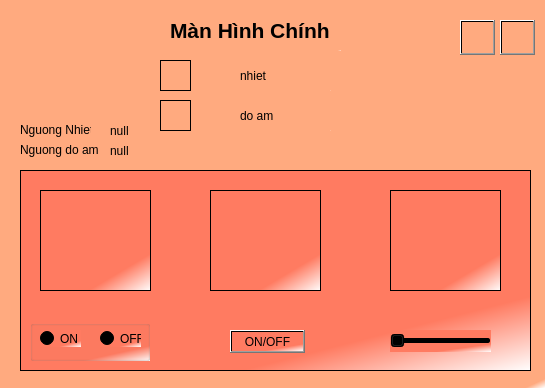
<?xml version="1.0" encoding="UTF-8"?>
<ui version="4.0">
 <class>MainWindow</class>
 <widget class="QMainWindow" name="MainWindow">
  <property name="geometry">
   <rect>
    <x>0</x>
    <y>0</y>
    <width>545</width>
    <height>388</height>
   </rect>
  </property>
  <property name="windowTitle">
   <string>MainWindow</string>
  </property>
  <property name="styleSheet">
   <string notr="true">background-color: qlineargradient(spread:pad, x1:0.989, y1:0.982955, x2:1, y2:1, stop:0 rgba(255, 170, 127, 255), stop:1 rgba(255, 255, 255, 255));</string>
  </property>
  <widget class="QWidget" name="centralwidget">
   <widget class="QFrame" name="frame">
    <property name="geometry">
     <rect>
      <x>160</x>
      <y>60</y>
      <width>31</width>
      <height>31</height>
     </rect>
    </property>
    <property name="styleSheet">
     <string notr="true">background-image: url(:/bg_image/icontemperature.png);</string>
    </property>
    <property name="frameShape">
     <enum>QFrame::StyledPanel</enum>
    </property>
    <property name="frameShadow">
     <enum>QFrame::Raised</enum>
    </property>
   </widget>
   <widget class="QFrame" name="frame_2">
    <property name="geometry">
     <rect>
      <x>160</x>
      <y>100</y>
      <width>31</width>
      <height>31</height>
     </rect>
    </property>
    <property name="styleSheet">
     <string notr="true">background-image: url(:/bg_image/iconhumidity.png);</string>
    </property>
    <property name="frameShape">
     <enum>QFrame::StyledPanel</enum>
    </property>
    <property name="frameShadow">
     <enum>QFrame::Raised</enum>
    </property>
   </widget>
   <widget class="QLabel" name="label">
    <property name="geometry">
     <rect>
      <x>170</x>
      <y>10</y>
      <width>171</width>
      <height>41</height>
     </rect>
    </property>
    <property name="font">
     <font>
      <pointsize>16</pointsize>
      <weight>75</weight>
      <bold>true</bold>
     </font>
    </property>
    <property name="text">
     <string>Màn Hình Chính</string>
    </property>
   </widget>
   <widget class="QLabel" name="tvTemp">
    <property name="geometry">
     <rect>
      <x>240</x>
      <y>60</y>
      <width>91</width>
      <height>31</height>
     </rect>
    </property>
    <property name="text">
     <string>nhiet</string>
    </property>
   </widget>
   <widget class="QLabel" name="tvHumid">
    <property name="geometry">
     <rect>
      <x>240</x>
      <y>100</y>
      <width>91</width>
      <height>31</height>
     </rect>
    </property>
    <property name="text">
     <string>do am</string>
    </property>
   </widget>
   <widget class="QPushButton" name="btnSetting">
    <property name="geometry">
     <rect>
      <x>460</x>
      <y>20</y>
      <width>35</width>
      <height>35</height>
     </rect>
    </property>
    <property name="styleSheet">
     <string notr="true">background-image:url(:/bg_image/setting30px.png)</string>
    </property>
    <property name="text">
     <string/>
    </property>
   </widget>
   <widget class="QFrame" name="frame_3">
    <property name="geometry">
     <rect>
      <x>20</x>
      <y>170</y>
      <width>511</width>
      <height>201</height>
     </rect>
    </property>
    <property name="styleSheet">
     <string notr="true">background: qlineargradient(spread:pad, x1:0.829545, y1:0.739, x2:1, y2:1, stop:0 rgba(255, 123, 97, 255), stop:1 rgba(255, 255, 255, 255));</string>
    </property>
    <property name="frameShape">
     <enum>QFrame::StyledPanel</enum>
    </property>
    <property name="frameShadow">
     <enum>QFrame::Raised</enum>
    </property>
    <widget class="QGroupBox" name="groupBox">
     <property name="geometry">
      <rect>
       <x>10</x>
       <y>150</y>
       <width>120</width>
       <height>41</height>
      </rect>
     </property>
     <property name="title">
      <string/>
     </property>
     <widget class="QRadioButton" name="radioOn">
      <property name="geometry">
       <rect>
        <x>10</x>
        <y>10</y>
        <width>41</width>
        <height>17</height>
       </rect>
      </property>
      <property name="text">
       <string>ON</string>
      </property>
     </widget>
     <widget class="QRadioButton" name="radioOff">
      <property name="geometry">
       <rect>
        <x>70</x>
        <y>10</y>
        <width>41</width>
        <height>17</height>
       </rect>
      </property>
      <property name="text">
       <string>OFF</string>
      </property>
     </widget>
    </widget>
    <widget class="QPushButton" name="btnFan">
     <property name="geometry">
      <rect>
       <x>210</x>
       <y>160</y>
       <width>75</width>
       <height>23</height>
      </rect>
     </property>
     <property name="text">
      <string>ON/OFF</string>
     </property>
    </widget>
    <widget class="QSlider" name="sliderMotor">
     <property name="geometry">
      <rect>
       <x>370</x>
       <y>160</y>
       <width>101</width>
       <height>22</height>
      </rect>
     </property>
     <property name="orientation">
      <enum>Qt::Horizontal</enum>
     </property>
    </widget>
    <widget class="QFrame" name="frameLamp">
     <property name="geometry">
      <rect>
       <x>20</x>
       <y>20</y>
       <width>111</width>
       <height>101</height>
      </rect>
     </property>
     <property name="styleSheet">
      <string notr="true">
background-image: url(:/bg_image/lampbulbon100px.png);</string>
     </property>
     <property name="frameShape">
      <enum>QFrame::StyledPanel</enum>
     </property>
     <property name="frameShadow">
      <enum>QFrame::Raised</enum>
     </property>
    </widget>
    <widget class="QFrame" name="frameFan">
     <property name="geometry">
      <rect>
       <x>190</x>
       <y>20</y>
       <width>111</width>
       <height>101</height>
      </rect>
     </property>
     <property name="styleSheet">
      <string notr="true">background-image: url(:/bg_image/electricfanon100px.png);</string>
     </property>
     <property name="frameShape">
      <enum>QFrame::StyledPanel</enum>
     </property>
     <property name="frameShadow">
      <enum>QFrame::Raised</enum>
     </property>
    </widget>
    <widget class="QFrame" name="frameMotor">
     <property name="geometry">
      <rect>
       <x>370</x>
       <y>20</y>
       <width>111</width>
       <height>101</height>
      </rect>
     </property>
     <property name="styleSheet">
      <string notr="true">background-image: url(:/bg_image/pumpon100px.png);</string>
     </property>
     <property name="frameShape">
      <enum>QFrame::StyledPanel</enum>
     </property>
     <property name="frameShadow">
      <enum>QFrame::Raised</enum>
     </property>
    </widget>
   </widget>
   <widget class="QPushButton" name="btnLogout">
    <property name="geometry">
     <rect>
      <x>500</x>
      <y>20</y>
      <width>35</width>
      <height>35</height>
     </rect>
    </property>
    <property name="styleSheet">
     <string notr="true">background-image: url(:/bg_image/power30px.png);</string>
    </property>
    <property name="text">
     <string/>
    </property>
   </widget>
   <widget class="QLabel" name="label_2">
    <property name="geometry">
     <rect>
      <x>20</x>
      <y>120</y>
      <width>71</width>
      <height>20</height>
     </rect>
    </property>
    <property name="text">
     <string>Nguong Nhiet</string>
    </property>
   </widget>
   <widget class="QLabel" name="tvTempLimit">
    <property name="geometry">
     <rect>
      <x>110</x>
      <y>120</y>
      <width>41</width>
      <height>21</height>
     </rect>
    </property>
    <property name="text">
     <string>null</string>
    </property>
   </widget>
   <widget class="QLabel" name="label_4">
    <property name="geometry">
     <rect>
      <x>20</x>
      <y>140</y>
      <width>81</width>
      <height>20</height>
     </rect>
    </property>
    <property name="text">
     <string>Nguong do am</string>
    </property>
   </widget>
   <widget class="QLabel" name="tvHumidLimit">
    <property name="geometry">
     <rect>
      <x>110</x>
      <y>140</y>
      <width>41</width>
      <height>21</height>
     </rect>
    </property>
    <property name="text">
     <string>null</string>
    </property>
   </widget>
  </widget>
 </widget>
 <resources>
  <include location="source_main.qrc"/>
 </resources>
 <connections/>
</ui>
